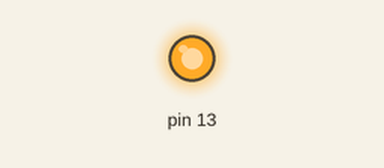
This sketch was run on a simulated Arduino Uno, built with avr-gcc and run on an emulated ATmega328P. Parts: output pins drawn as LEDs (lit = HIGH).

Above: at 2.5 s.
At 7.5 s:
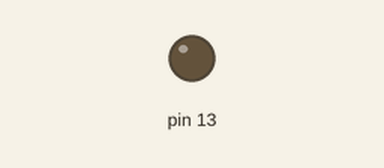
Timing chart, 0 to 13.0 s (numbered marks = the images above):
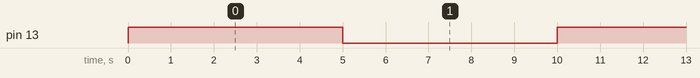

Measured:
- by itself, pin 13: alternates HIGH for 5.0 s and LOW for 5.0 s

The sketch:

clion_test.ino
```cpp
//#include <Arduino.h>
#include <avr/io.h>
#include <util/delay.h>
#define F_CPU  16000000UL
int main(void)
{
    DDRB |= 0B00100000;
    while (1)
    {
        PORTB |= 0B00100000;
        _delay_ms(5000);
        PORTB &= 0B11011111;
        _delay_ms(5000);
    }
}
// void setup()
// {
//     // initialize digital pin LED_BUILTIN as an output.
//     pinMode(LED_BUILTIN, OUTPUT);
// }
// // the loop function runs over and over again forever
// void loop() {
//     digitalWrite(LED_BUILTIN, HIGH);   // turn the LED on (HIGH is the voltage level)
//     delay(40);                       // wait for a second
//     digitalWrite(LED_BUILTIN, LOW);    // turn the LED off by making the voltage LOW
//     delay(40);                       // wait for a second
// }
```
